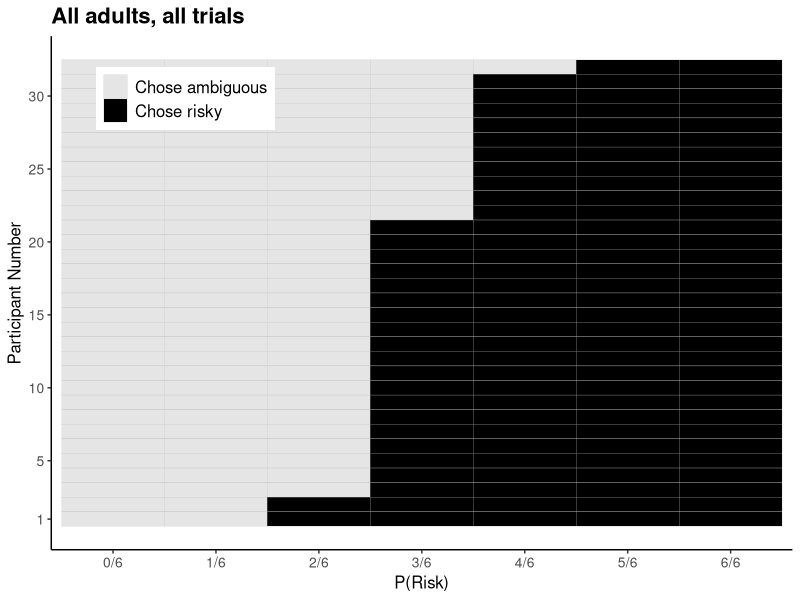
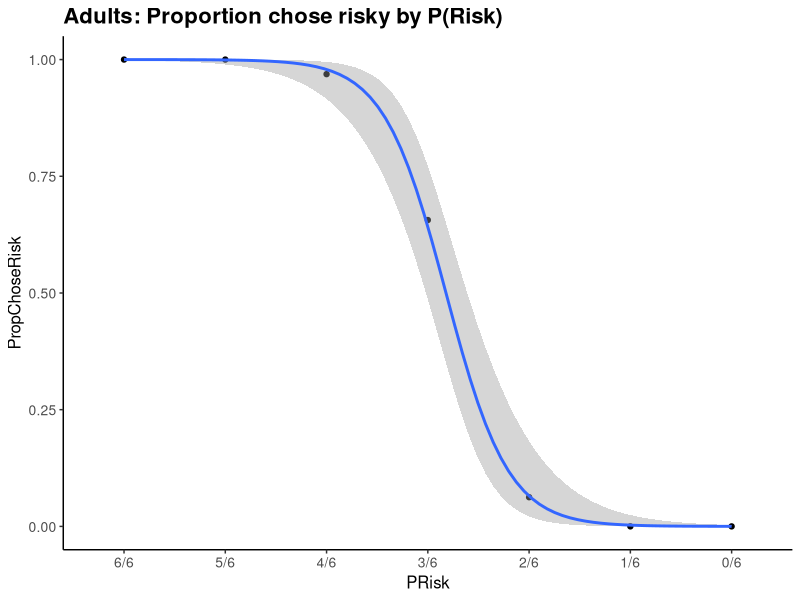

Write the R code that produced these figures, in order. (Note: this script raises an error after producing the figures.)
## ---- chunk 1
rm(list = ls())
require(ggplot2)
require(grid)
require(dplyr)
# require(xlsx)

ambig <- read.csv("./AdultAmbigRaw.csv")
ambigStart <- which(colnames(ambig) == "RA6_0")
ambigEnd <- which(colnames(ambig) == "RA0_6")
ambig$PChoseRisk <- rowMeans(ambig[,ambigStart:ambigEnd])

## ---- chunk 2
require(reshape2)
ambigStairs <- ambig[,c(ambigEnd:ambigStart)]
ambigStairs <- ambigStairs[with(ambigStairs, order(RA0_6, RA1_5, RA2_4, RA3_3, RA4_2, RA5_1, RA6_0)),]
colnames(ambigStairs) <- c("0/6", "1/6", "2/6", "3/6", "4/6", "5/6", "6/6")

ambigStairs <- ambigStairs == 1
row.names(ambigStairs) <- 32:1
test.m <- melt(ambigStairs)
p <- ggplot(test.m, aes(Var2, Var1)) + geom_tile(aes(fill = value), colour = "grey") + 
  scale_fill_manual(values = c("grey90", "black"), labels=c("Chose ambiguous", "Chose risky")) + 
  theme_classic() + 
  theme(legend.title=element_blank()) + theme(legend.text=element_text(size=12)) + 
  theme(legend.position = c(0.06,0.94)) + theme(legend.justification = c(0,1)) +
  ggtitle("All adults, all trials") + theme(plot.title=element_text(face="bold", size=16)) + 
  labs(x="P(Risk)", y="Participant Number") + theme(axis.title=element_text(size=12)) + 
  theme(axis.text=element_text(size=10)) +
  scale_y_continuous(breaks=c(1,5,10,15,20,25,30))

print(p)

## ---- chunk 3
# require(reshape2)
ambig4logit <- ambig[,ambigStart:ambigEnd]
colnames(ambig4logit) <- c("6/6", "5/6", "4/6", "3/6", "2/6", "1/6", "0/6")
ambig4logit <- melt(ambig4logit)
colnames(ambig4logit) <- c("PRisk", "ChoseRisk")

adultAmbig4logit <- ambig4logit
adultAmbig4logit$group <- "Adult"


adultAmbigAtt <- data.frame(colMeans(ambig[,ambigStart:ambigEnd]))
colnames(adultAmbigAtt) <- "PropChoseRisk"
adultAmbigAtt$PRisk <- c("6/6", "5/6", "4/6", "3/6", "2/6", "1/6", "0/6")
adultAmbigAtt <- data.frame(adultAmbigAtt)
adultAmbigAtt$group <- "adult"

p <- ggplot(adultAmbigAtt, aes(x=PRisk, y=PropChoseRisk)) + geom_point() + theme_classic() +
  stat_smooth(data = ambig4logit, aes(group = 1, y = ChoseRisk), method="glm", method.args = list(family="binomial")) + 
  theme(plot.title = element_text(face="bold", size = 16)) + ggtitle("Adults: Proportion chose risky by P(Risk)") + 
  theme(axis.title=element_text(size=12)) + theme(axis.text=element_text(size=10))
print(p) 

## ---- chunk 4
require(gtable)

test.m2 <- test.m

p1 <- ggplot(test.m2, aes(Var2, Var1)) + geom_tile(aes(fill = value), colour = "grey") + 
  scale_fill_manual(values = c("grey90", "grey70"), labels=c("Chose ambiguous", "Chose risky")) + 
  theme_classic() + 
  theme(legend.title=element_blank()) + theme(legend.text=element_text(size=20)) + 
  theme(legend.position = c(0.06,0.94)) + theme(legend.justification = c(0,1)) +
  labs(x="Risky P(Win)", y="Adult participant number") + theme(axis.title=element_text(size=28)) + 
  theme(axis.text=element_text(size=24)) +
  scale_y_continuous(breaks=c(1,5,10,15,20,25,30))+ theme(plot.margin = unit(c(1,2,1,2), "lines"))

p2 <- ggplot(adultAmbigAtt, aes(x=PRisk, y=PropChoseRisk)) + geom_point() + 
  stat_smooth(data = ambig4logit, aes(group = 1, y = ChoseRisk), method="glm", method.args = list(family="binomial")) + 
  theme_classic() %+replace% theme(panel.background = element_rect(fill = NA)) + 
  theme(axis.title.y=element_text(angle = 270)) +
  theme(axis.title=element_text(size=28)) + theme(axis.text=element_text(size=24)) + 
  labs(y = "Proportion chose risky") 

#extract gtable
g1 <- ggplot_gtable(ggplot_build(p1))
g2 <- ggplot_gtable(ggplot_build(p2))

#overlap plots
pp <- c(subset(g1$layout, name == "panel", se = t:r))
g <- gtable_add_grob(g1, g2$grobs[[which(g2$layout$name == "panel")]], pp$t, pp$l, pp$b, pp$l)

# axis tweaks
ia <- which(g2$layout$name == "axis-l")
ga <- g2$grobs[[ia]]
ax <- ga$children[[2]]
ax$widths <- rev(ax$widths)
ax$grobs <- rev(ax$grobs)
ax$grobs[[1]]$x <- ax$grobs[[1]]$x - unit(1, "npc") + unit(0.15, "cm")
g <- gtable_add_cols(g, g2$widths[g2$layout[ia, ]$l], length(g$widths) - 1)
g <- gtable_add_grob(g, ax, pp$t, length(g$widths) - 1, pp$b)

#g <- gtable_add_grob(g, g2$grobs[[7]], pp$t, length(g$widths), pp$b)
# draw it
grid.draw(g)

